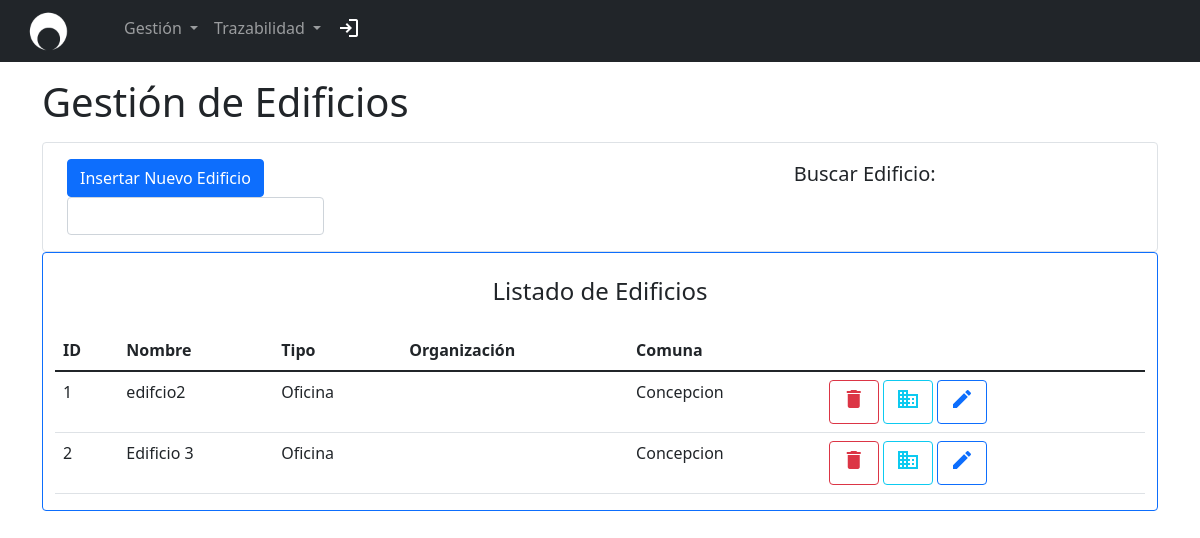
Page /prueba.php?p=gestion_departamentos_edificios/gestion_edificios (signed in) on the earlier database version.
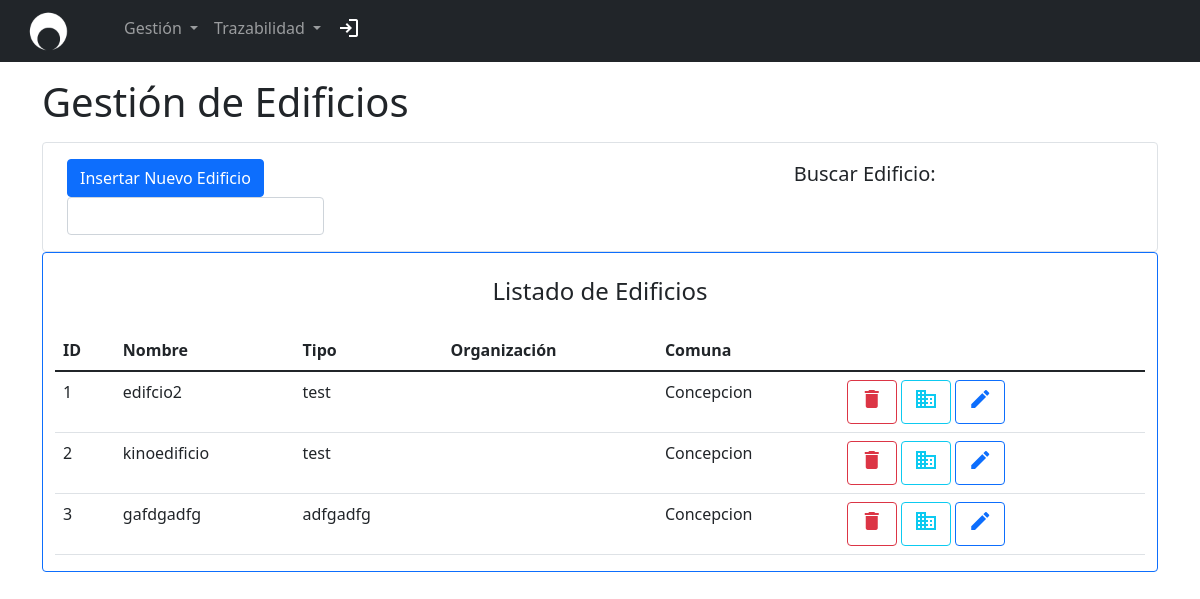
Same page on the later database version.
### tables this page shows
CREATE TABLE `edificios` (
  `ID_EDIFICIO` int(11) NOT NULL,
  `ID` int(11) DEFAULT NULL,
  `COD_INE_COM` int(11) DEFAULT NULL,
  `NOMBRE_EDIFICIO` varchar(30) DEFAULT NULL,
  `TIPO_EDIFICIO` varchar(30) DEFAULT NULL,
  `ID_ORGANIZACIONES` int(11) DEFAULT NULL
);

CREATE TABLE `comunas` (
  `COD_INE_COM` int(11) NOT NULL,
  `COD_INE_PROV` int(11) DEFAULT NULL,
  `NOMBRE` varchar(30) DEFAULT NULL
);

### view/partials/gestion_departamentos_edificios/gestion_edificios.php (the view, shortened to what this page needs)
<?php
require('conexion.php');
?>
<body>
    <div class="container-sm align-items-center">
        <h1 class="my-3">Gestión de Edificios</h1>
        <div class="container-sm d-flex align-items-center border border-primary-2 rounded py-3">
            <div class="container aling-self-center">
                <div class="row row-cols-auto d-flex align-items-center">
                    <div class="col-8">
                        <button type="button" class="btn btn-primary" data-bs-toggle="modal" data-bs-target="#insertarEquipo">
                            Insertar Nuevo Edificio
                        </button>
                    </div>
                    <div class="col">
                        <h5>Buscar Edificio:</h5>
                    </div>
                    <div class="col">
                        <input type="text" class="form-control" id="inputFilter" aria-label="Busqueda por Parametros">
                    </div>
                </div>
            </div>
        </div>
        <div class="container-xl d-flex flex-column border border-primary rounded">
            <div class="align-self-center">
                <h4 class="my-4 ">Listado de Edificios</h4>
            </div>
            <div class="table-responsive caption-top">
                <table class="table" id="infoGestion">
                    <thead>
                        <tr>
                            <th scope="col">ID</th>
                            <th scope="col">Nombre</th>
                            <th scope="col">Tipo</th>
                            <th scope="col">Organización</th>
                            <th scope="col">Comuna</th>
                        </tr>
                    </thead>
                    <tbody>
                        <?php
                        $consulta = "SELECT * FROM edificios";
                        $resultado = mysqli_query($conexion, $consulta);
                        while ($row = mysqli_fetch_assoc($resultado)) {
                            $id_consultado = $row["ID_EDIFICIO"];
                            $nombre_consultado = $row["NOMBRE_EDIFICIO"];
                            $tipo_consultado = $row["TIPO_EDIFICIO"];
                            $comuna_consultada = $row["COD_INE_COM"];
                            echo "<tr>";
                            echo "<td>" . $id_consultado . "</td>";
                            echo  "<td>" . $nombre_consultado . "</td>";
                            echo  "<td>" . $tipo_consultado . "</td>";
                            $q2 = "SELECT nombre_organizacion FROM organizaciones WHERE id=" . $_SESSION["id_organizacion"] . ";";
                            $r2 = mysqli_query($conexion, $q2);
                            $organizacion = mysqli_fetch_assoc($r2);
                            echo  "<td>" . $organizacion["nombre_organizacion"] . "</td>";
                            $q3 = "SELECT nombre FROM comunas WHERE cod_ine_com=" . $comuna_consultada . ";";
                            $r3 = mysqli_query($conexion, $q3);
                            $comuna = mysqli_fetch_assoc($r3);
                            echo  "<td>" . $comuna["nombre"] . "</td>";
                            echo '<td> <button type="button" class="btn btn-outline-danger" data-bs-toggle="modal" data-bs-target="#confirmacionEliminar" data-bs-whatever="' . $id_consultado . '" ><span class="material-icons">delete</span></button>
                            <a class="btn btn-outline-info" href="prueba.php?p=gestion_departamentos_edificios\gestion_departamentos&id=' . $id_consultado . '" role="button"><span class="material-symbols-outlined">domain</span> </a>
                            <button type="button" class="btn btn-outline-primary" data-bs-toggle="modal" data-bs-target="#modificarEdificio" data-bs-whatever="' . $id_consultado . '"> <span class="material-icons">edit</span> </button>';
                            echo '</tr>';
                        }
                        ?>
                    </tbody>
                </table>
            </div>
        </div>
    </div>
</body>
</html>

Differences in the rows shown:
changed edificios "edifcio2": TIPO_EDIFICIO "Oficina" → "test"
changed edificios id 2: NOMBRE_EDIFICIO "Edificio 3" → "kinoedificio"; TIPO_EDIFICIO "Oficina" → "test"
added edificios: ID_EDIFICIO "3", NOMBRE_EDIFICIO "gafdgadfg", TIPO_EDIFICIO "adfgadfg", COD_INE_COM.NOMBRE "Concepcion"
